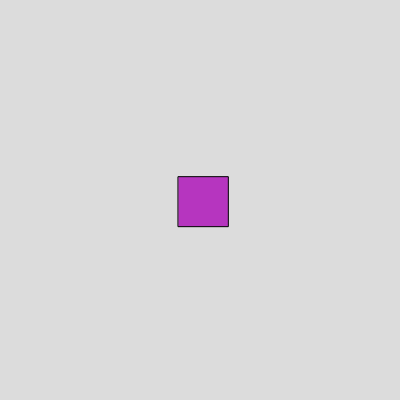
Frame 1 (no input)
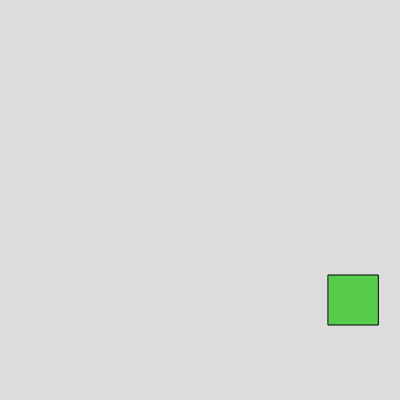
Frame 60 (no input)
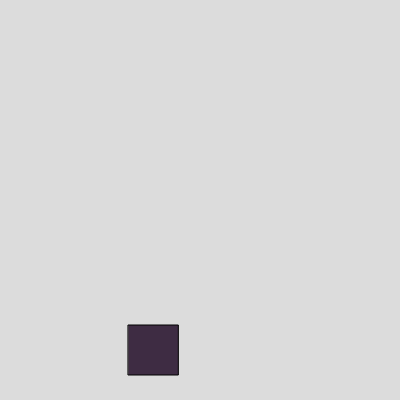
Frame 120 (the mouse pressed at the canvas centre since frame 60)

The p5.js sketch that drew these frames (run headless with seeded random() and noise() and a simulated clock; from frame 60 on, the mouse is pressed at the canvas centre):

// p5.js sketch
// ── sketch.js
let windowSize = 400;

let ballDiameter = 50;
let ballRadius = ballDiameter / 2;
let ballPosX = windowSize / 2;
let ballPosY = ballPosX;
let ballVelocityX = 200;
let ballVelocityY = ballVelocityX / 2;
let ballUpperBound = windowSize - ballRadius;

let currentColor;

function setup() {
  createCanvas(windowSize, windowSize);

  rectMode(CENTER);

  currentColor = getRandomColor();
}

function draw() {
  background(220);

  ballPosX += deltaTime * ballVelocityX / 1000;
  ballPosY += deltaTime * ballVelocityY / 1000;

  fill(currentColor);
  square(ballPosX, ballPosY, ballDiameter);

  if (ballPosX <= ballRadius || ballPosX >= ballUpperBound) {
    ballVelocityX = -ballVelocityX;
    currentColor = getRandomColor();
  }

  if (ballPosY <= ballRadius || ballPosY >= ballUpperBound) {
    ballVelocityY = -ballVelocityY;
    currentColor = getRandomColor();
  }
}

function getRandomColor() {
  return color(random(0, 255), random(0, 255), random(0, 255));
}
